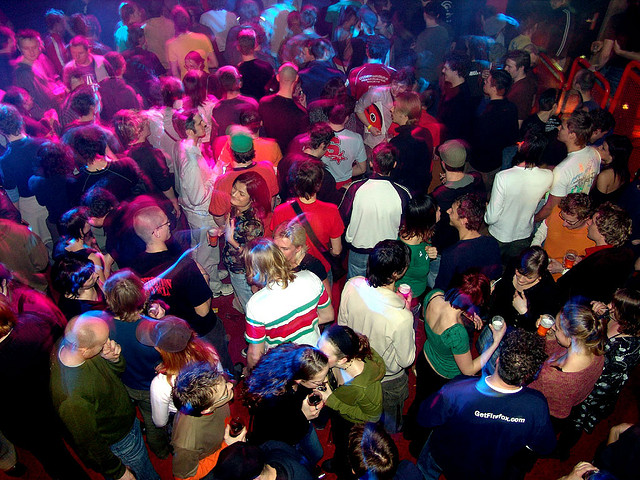
#> input picture TÉCNICAS AVANÇADAS DE CAPTURA E TRATAMENTO DE DADOS/AULA 7/dados/flickr_map_training/100.jpg, 640 x 480 px
$ jupyter execute --allow-errors 'TACTD 07-4 - Bag of features.ipynb'
#> lines starting #> are read from the running program, lines starting #| are printed output that depends on the picture; long printed decimals are rounded
# MBA em Ciência de Dados
## Técnicas Avançadas de Captura e Tratamento de Dados

### <span style="color:darkred">Módulo VII - Dados não estruturados: sinais e imagens</span>

### <span style="color:darkred">Bag of Features</span>

Material Produzido por Moacir Antonelli Ponti

CeMEAI - ICMC/USP São Carlos

---

O método **Bag of Features** é um framework genérico para obter descritores aprendidos a partir dos dados.

Quando aplicado em imagens também é chamado de *Bag of Visual Words*

Possui os seguintes passos:

1. extrair características localmente

2. aprender um dicionário de palavras visuais (vocabulário)

3. quantizar ou agrupar as características usando o dicionário

4. cada imagem é representada pela frequência das palavras visuais (histograma)

Essa técnica teve origem ao mesmo tempo na literatura de texto (Bag of Words) e análise de textura (Textons).

Nesse aula vamos exemplificar usando imagens.

Temos 3 imagens, e para cada imagem aprendemos um conjunto de subimagens representativas formando um **dicionário visual** ou *codebook*.

Podemos usar:
* o espaço de pixels original,
* o espaço de pixels projetado utilizando PCA,
* descritores ou vetores de características extraídos.

A partir de então para cada subimagem, verificamos sua similaridade com o dicionário, e contamos a ocorrência da palavra visual mais similar, formando histogramas que serão utilizados para as tarefas de reconhecimento.

---
Detalhando o método **Bag of Features**

1. definir um conjunto de características ou descritores base

2. dos dados de treinamento: extrair as características de maneira local em *patches*
    * subimagens
    * trechos de sinais


3. o espaço de características será formado por múltiplos vetores locais
    * extraídos dos *patches*
    * assim temos múltiplos vetores por imagem ou sinal


4. montar um *codebook* ou *dicionário* obtido a partir de todo o universo de vetores de treinamento,
    1. definir o tamanho do dicionário $K$
    2. executar um algoritmo de agrupamento e definir os centros dos $K$ clusters como elementos do dicionário


5. o vetor de características é um histograma obtido da seguinte forma:
    1. o histograma tem um *bin* para cada elemento do dicionário
    2. extraia o próximo *patch*
    3. conte +1 ao código do dicionário mais similar ao *patch* extraído


---
### Passo 1 - obter imagens e patches

Vamos usar a função `extract_patches_2d()` da `sklearn.feature_extraction.image`

Várias outras bibliotecas serão utilizadas. Alguns destaques:
* joblib: Parallel, delayed - permite executar uma função em modo paralelo
* os: listdir - para listar arquivos numa pasta

[cell 1]
import numpy as np
import matplotlib.pyplot as plt

from os import listdir
from imageio import imread
from sklearn.feature_extraction.image import extract_patches_2d
from sklearn.decomposition import PCA
from sklearn.cluster import KMeans
from joblib import Parallel, delayed


def get_patches(img_file, random_state, tam_patch=(11, 11), n_patches=250):
    '''Extração de subimagens a partir de uma imagem
       Parametros
           img_file: caminho para a imagem
           random_state: semente aleatoria
           tam_patches: tamanho de cada subimagem
           n_patches: numero maximo de subimagens a extrair
    '''
#> called with img_file = './dados/flickr_map_training/100.jpg', random_state = 1, tam_patch = (13, 13), n_patches = 1000

    img = imread(img_file)
#> img is the input picture: shape (480, 640, 3); mean R, G, B 73.4, 49.2, 68.7

    # Extrai subimagens
    patch = extract_patches_2d(img,
                               patch_size=tam_patch,
                               max_patches=n_patches,
                               random_state=random_state)

    return patch.reshape((n_patches,
                          np.prod(tam_patch) * len(img.shape)))
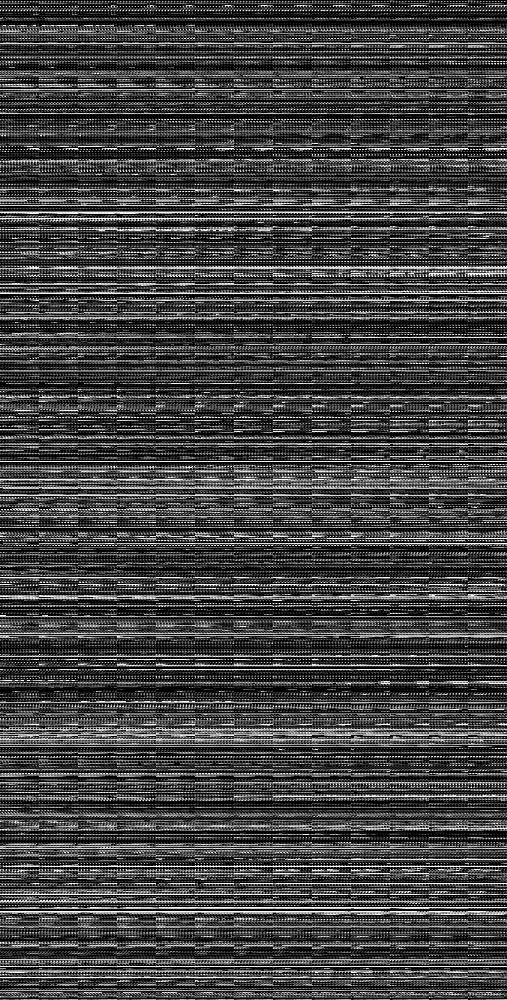
#> returned value: shape (1000, 507); min 0, max 255, mean 67

Temos que definir:
* o tamanho de cada patch e o total de patches
* o diretório a buscar imagens
* cada patch terá ainda uma dimensão extra, relativa ao número de canais de cor (1 para cinza, 3 para RGB)

[cell 2]
# Parametros do BOF
tam_patch = (13, 13)
n_patches = 1000
path_imgs = './dados/flickr_map_training/'
random_state = 1
# pega lista de arquivos no caminho
l_imgs = listdir(path_imgs)

# total de imagens
n_imgs = len(l_imgs)

# Extrai patches de cada imagem, de forma paralela para cada imagem
# retorna uma lista do mesmo tamanho do número de imagens
patch_arr = Parallel(n_jobs=-1)(delayed(get_patches)(path_imgs+arq_img,
                                                    random_state,
                                                    tam_patch,
                                                    n_patches)
                                for arq_img in l_imgs)
#> call 2 of get_patches, with img_file = './dados/flickr_map_training/101.jpg', random_state = 1, tam_patch = (13, 13), n_patches = 1000
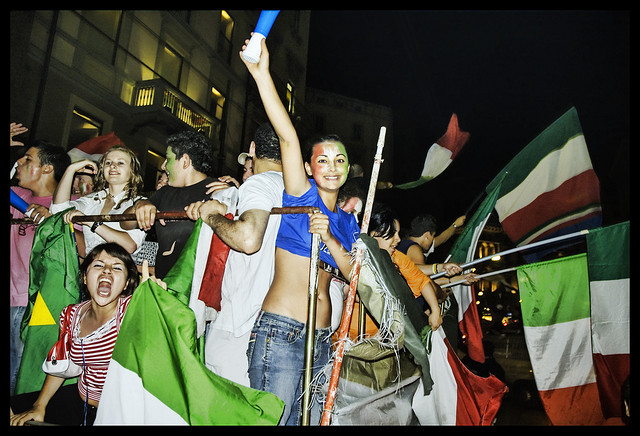
#> input picture TÉCNICAS AVANÇADAS DE CAPTURA E TRATAMENTO DE DADOS/AULA 7/dados/flickr_map_training/101.jpg, 640 x 436 px
#> in get_patches, img is the input picture: shape (436, 640, 3); mean R, G, B 78.1, 79.5, 64.8
#> in get_patches (call 2), `return patch.reshape((n_patches, np.prod(tam_patch) * len(img.shape)))`:
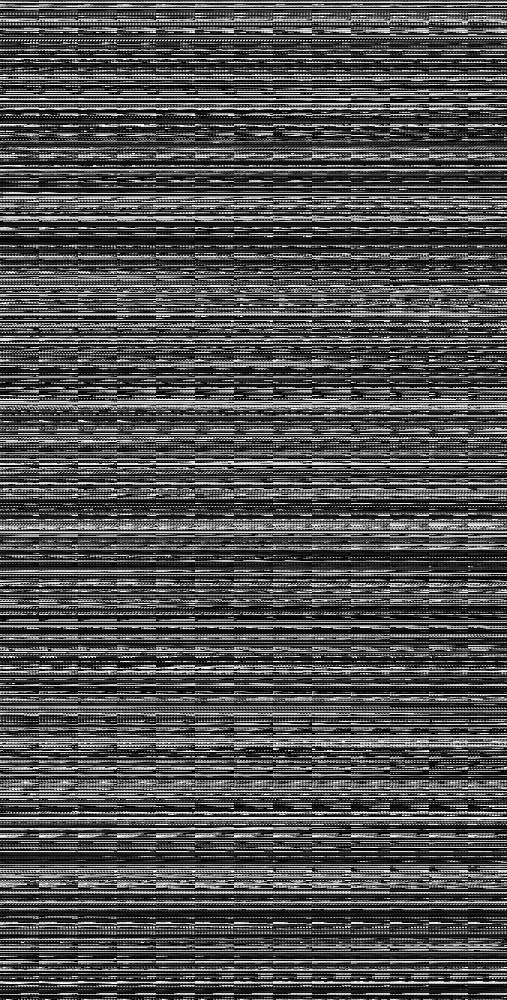
#> returned value: shape (1000, 507); min 0, max 255, mean 79.4
#> call 3 of get_patches, with img_file = './dados/flickr_map_training/102.jpg', random_state = 1, tam_patch = (13, 13), n_patches = 1000
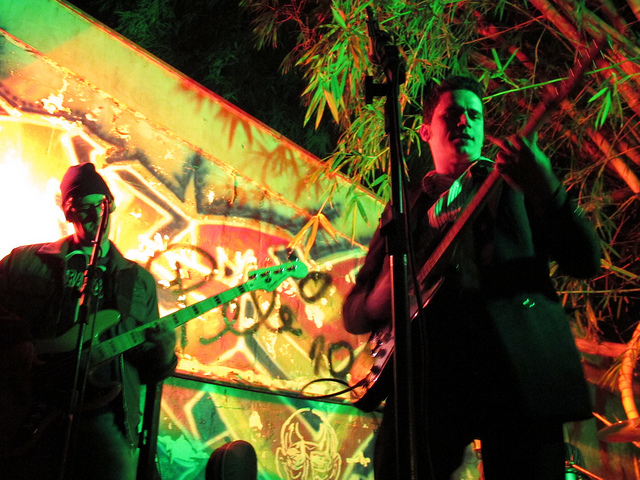
#> input picture TÉCNICAS AVANÇADAS DE CAPTURA E TRATAMENTO DE DADOS/AULA 7/dados/flickr_map_training/102.jpg, 640 x 480 px
#> in get_patches, img is the input picture: shape (480, 640, 3); mean R, G, B 94.2, 82.8, 43.4
#> in get_patches (call 3), `return patch.reshape((n_patches, np.prod(tam_patch) * len(img.shape)))`:
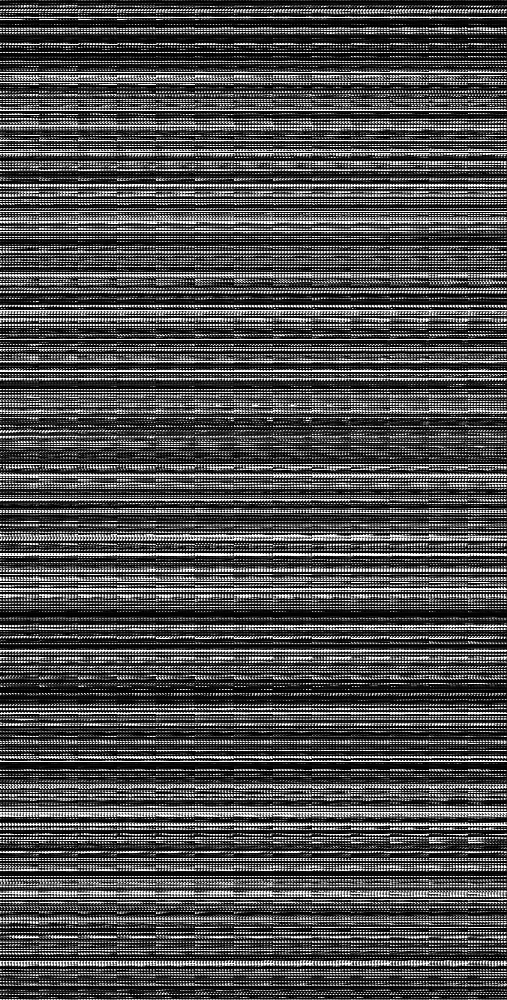
#> returned value: shape (1000, 507); min 0, max 255, mean 75.5
#> patch_arr = 3 items

print('Patches extraídos para criação do dicionário de features')
print('Total de imagens = ', len(patch_arr))
#| Total de imagens =  3
print('Tamanho de cada array de patches = ', patch_arr[0].shape)
#| Tamanho de cada array de patches =  (1000, 507)

# exibe alguns patches de uma imagem
img_ind = 1
plt.figure(figsize=(9,3))
for i in np.arange(1,11):
    plt.subplot(2,5,i)
    plt.imshow(patch_arr[img_ind][i].reshape((tam_patch[0],tam_patch[1],3)))
    plt.axis('off')
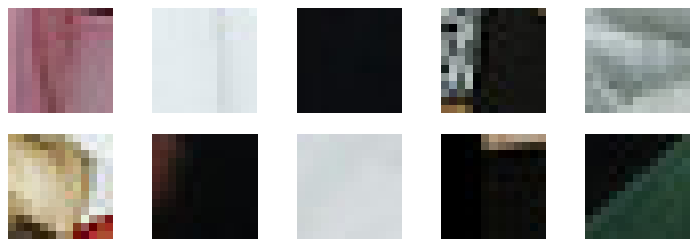
#> figure drawn by matplotlib, 10 panels

---
### Passo 2 - obter features a partir dos patches

Como o número de pixels em cada patch é de alta dimensionalidade, podemos extrair features para tornar o vetor mais compacto.

Aqui utilizamos o PCA como extrator de características

[cell 3]
pca_components = 20

# Criando matriz com todos os patches para aplicar PCA
patch_arr2 = np.array(patch_arr, copy=True)
patch_arr2 = patch_arr2.reshape((patch_arr2.shape[0] * patch_arr2.shape[1],
                               patch_arr2.shape[2]))
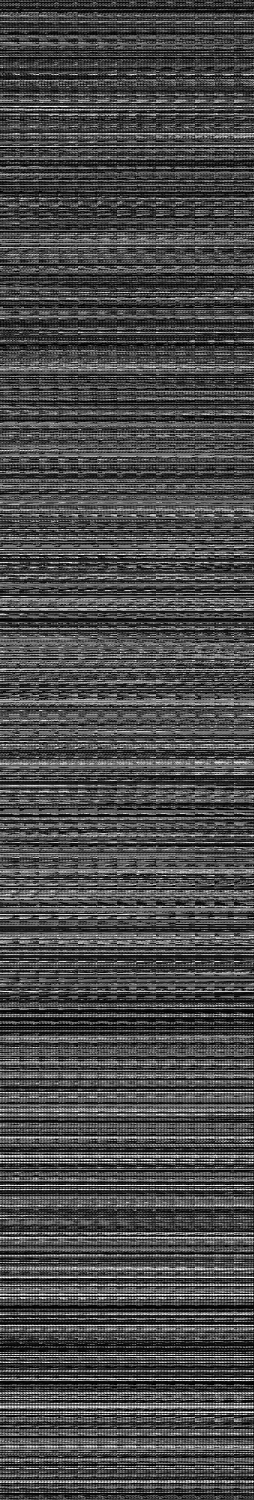
#> patch_arr2: shape (3000, 507) (shown at 1/2 size); min 0, max 255, mean 74

print('Total de instancias = ', len(patch_arr2), ' de tamanho = ', patch_arr2[0].shape[0])
#| Total de instancias =  3000  de tamanho =  507

# Construindo modelo de componentes principais
modelo_PCA = PCA(n_components=pca_components, random_state=random_state)
modelo_PCA.fit(patch_arr2)
patch_pca = modelo_PCA.transform(patch_arr2)

print('Espaço de características PCA criado')

print('\tpatches = ', len(patch_pca), ' de tamanho = ', patch_pca[0].shape[0])
#| 	patches =  3000  de tamanho =  20

---
### Passo 3 - obter Dicionário / Codebook / Vocabulário

Para isso utilizaremos o KMeans. É preciso definir:
* o número de palavras visuais no vocabulário
    * o padrão é um valor entre 50 e 1000 elementos


[cell 4]
n_dic = 32
random_state = 1

# Construindo o dicionário
kmeans_model = KMeans(n_clusters=n_dic,
                      verbose=False,
                      init='random',
                      random_state=random_state,
                      n_init=3)
kmeans_model.fit(patch_pca)

print('Dicionário aprendido')

[cell 5]
plt.scatter(patch_pca[:, 0], patch_pca[:, 1], c=kmeans_model.labels_)
plt.title('Projecao 2 componentes dos patches e seus rótulos')
plt.axis('off')

np.unique(kmeans_model.labels_)
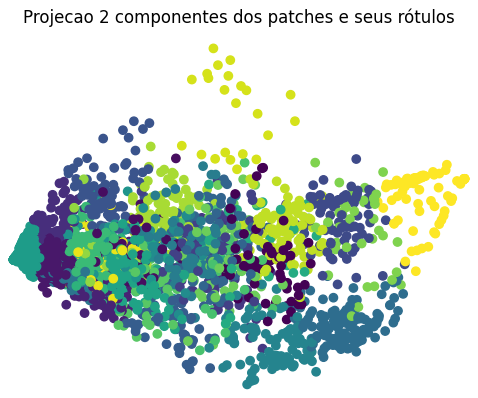
#> figure drawn by matplotlib, 1 panel

---
### Passo 4 - obter histogramas como features da Bag of Featurees

Sabemos que cada uma das `n_imgs` imagens possui número de patches = `n_patches`

Vamos agora verificar a frequência de cada palavra visual no dicionário em cada uma das imagens de treinamento

[cell 6]
img_feats = []

# para cada imagem
for i in range(n_imgs):
    # predicao para os n_patches de uma imagem
    y = kmeans_model.predict(patch_pca[i*n_patches: (i*n_patches)+n_patches])

    # computa histograma e armazena no array de features
    hist_bof,_ = np.histogram(y, bins=range(n_dic+1), density=True)
    img_feats.append(hist_bof)
#> after the loop, img_feats = 3 items

img_feats = np.array(img_feats, copy=False)
print('Número de imagens e features = ', img_feats.shape)
#| Número de imagens e features =  (3, 32)

O array `img_feats` é um índice com características para cada imagem

---
### Passo 5 - utilizar as features para tarefas de reconhecimento

Aqui vamos usar para *recuperação de imagem baseada em conteúdo*, a partir de uma imagem de consulta.

Mas essas features podem ser usadas para realizar treinamento de modelos ou outras análises.

[cell 7]
path_query = './dados/flickr_map_test/flower.jpg'
# pegando patches
query_patches = get_patches(path_query, random_state, tam_patch, n_patches)
#> call 4 of get_patches, with img_file = './dados/flickr_map_test/flower.jpg', random_state = 1, tam_patch = (13, 13), n_patches = 1000
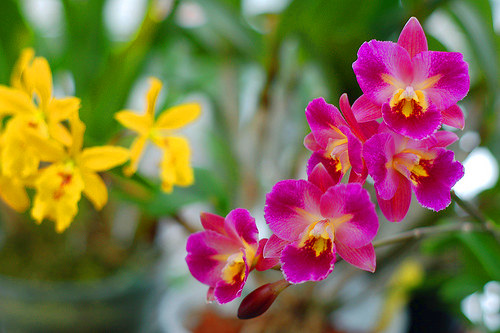
#> input picture TÉCNICAS AVANÇADAS DE CAPTURA E TRATAMENTO DE DADOS/AULA 7/dados/flickr_map_test/flower.jpg, 500 x 333 px
#> in get_patches, img is the input picture: shape (333, 500, 3); mean R, G, B 128.4, 108.4, 74.4
#> in get_patches (call 4), `return patch.reshape((n_patches, np.prod(tam_patch) * len(img.shape)))`:
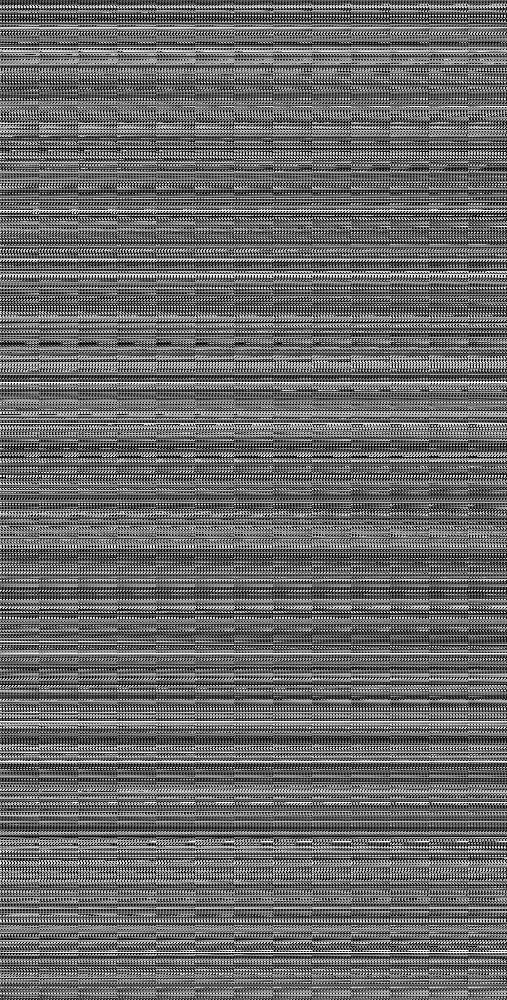
#> returned value: shape (1000, 507); min 0, max 255, mean 105.8
query_patches = np.array(query_patches, copy=False)
print('Patches extraídos')
print(query_patches.shape)
#| (1000, 507)

# redimensionando e aplicando pca
query_pca = modelo_PCA.transform(query_patches)
print('PCA executado')
print(query_pca.shape)
#| (1000, 20)

# obtem palavras visuais
y = kmeans_model.predict(query_pca)
#> y = 1000 values, max 31 at index 27, min 0 at index 102, mean 14.28
# computa histograma como feature
query_feats,_ = np.histogram(y, bins=range(n_dic+1), density=True)
#> query_feats = 32 values, max 0.224 at index 18, min 0 at index 3, mean 0.0312

print('Features do BOF obtidas')

dists = []
for i in range(n_imgs):
    diq = np.sqrt(np.sum((img_feats[i]-query_feats)**2))
    dists.append(diq)
#> this loop made 3 passes
#> diq on passes 1 to 3: 0.371, 0.354, 0.417
#> after the loop, dists = [0.371, 0.354, 0.417]

# pega imagens mais proximas
k_cbir = np.argsort(dists)[:5]
#> k_cbir = [1, 0, 2]

print('Distancias calculadas')
print('imagem mais similar =', k_cbir[0], ' distancia =', dists[k_cbir[0]])
#| imagem mais similar = 1  distancia = 0.3539

import imageio
imgq = imageio.imread(path_query)

plt.figure(figsize=(12,8))
plt.subplot(331); plt.imshow(imgq)
plt.title('Query'); plt.axis('off')

imgs = []
#> (the rest of this cell did not finish here and is left out)
